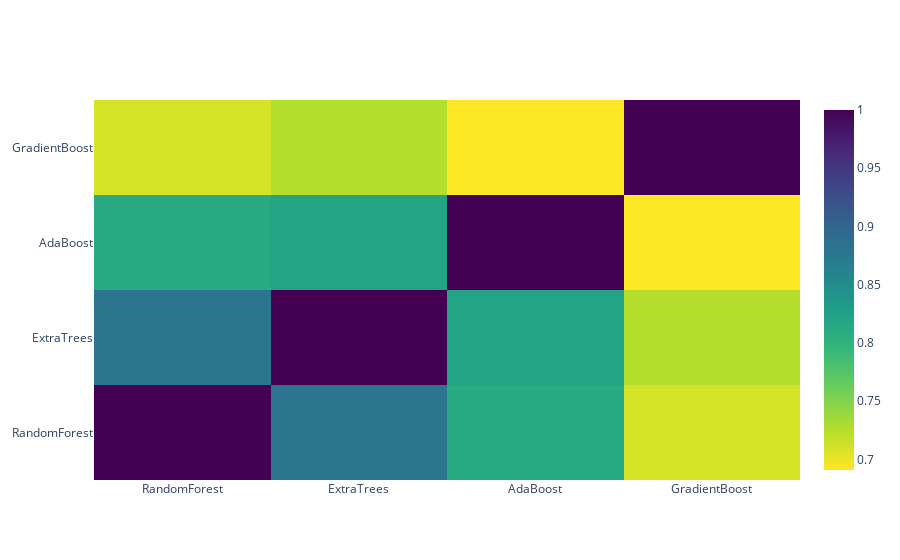

Write notebook code for a chart like this one.
### Code cell
data = [
    go.Heatmap(
        z= base_predictions_train.astype(float).corr().values ,
        x=base_predictions_train.columns.values,
        y= base_predictions_train.columns.values,
          colorscale='Viridis',
            showscale=True,
            reversescale = True
    )
]
py.iplot(data, filename='labelled-heatmap')

### Figure 1 — Plotly figure (JSON) as saved in the notebook; plotly's stock layout.template omitted (floating-point values rounded to 4 significant figures)
{"data": [{"colorscale": [[0, "#440154"], [0.1111, "#482878"], [0.2222, "#3e4989"], [0.3333, "#31688e"], [0.4444, "#26828e"], [0.5556, "#1f9e89"], [0.6667, "#35b779"], [0.7778, "#6ece58"], [0.8889, "#b5de2b"], [1, "#fde725"]], "reversescale": true, "showscale": true, "type": "heatmap", "x": ["RandomForest", "ExtraTrees", "AdaBoost", "GradientBoost"], "y": ["RandomForest", "ExtraTrees", "AdaBoost", "GradientBoost"], "z": [[1, 0.8794, 0.8122, 0.7107], [0.8794, 1, 0.8195, 0.7259], [0.8122, 0.8195, 1, 0.691], [0.7107, 0.7259, 0.691, 1]]}], "layout": {}}
